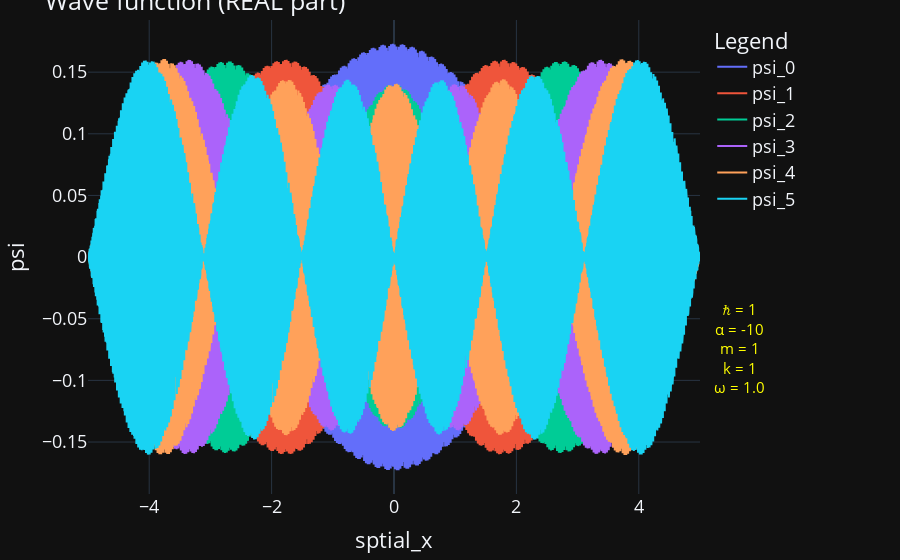

Write notebook code for a chart like this one.
### Code cell
#plot the wave function from the eigen function

fig = go.Figure()
for i in range(6):
    fig.add_trace(go.Scatter(x=x_grid,y = np.real(psi[:,i]), name=f"psi_{i}"))


fig.update_layout(
    title="Wave function (REAL part)",
    xaxis_title="sptial_x",
    yaxis_title="psi",
    legend_title="Legend",
    font=dict(
        size=18,
    )
)

fig.update_layout(margin=dict(l=20, r=200, t=20, b=20),)
fig.add_annotation(dict(font=dict(color='yellow',size=15),
    x=1.02, y=0.2, showarrow=False,
    text = f'ℏ = {h_bar}<br>α = {alpha}<br>m = {m}<br>k = {k}<br>ω = {omega}',
    textangle=0, xanchor='left', xref="paper", yref="paper"))

fig.update_layout(template='plotly_dark',showlegend=True)
fig.write_html("Non_hermition_REAL.html")
fig.show()

### Figure 1 — Plotly figure (JSON) as saved in the notebook; plotly's stock layout.template omitted (floating-point values rounded to 4 significant figures; data arrays with more than 128 entries replaced by an {"elided": "..."} marker saying what was removed)
{"data": [{"name": "psi_0", "type": "scatter", "x": {"elided": "5000 float values"}, "y": {"elided": "5000 float values"}}, {"name": "psi_1", "type": "scatter", "x": {"elided": "5000 float values"}, "y": {"elided": "5000 float values"}}, {"name": "psi_2", "type": "scatter", "x": {"elided": "5000 float values"}, "y": {"elided": "5000 float values"}}, {"name": "psi_3", "type": "scatter", "x": {"elided": "5000 float values"}, "y": {"elided": "5000 float values"}}, {"name": "psi_4", "type": "scatter", "x": {"elided": "5000 float values"}, "y": {"elided": "5000 float values"}}, {"name": "psi_5", "type": "scatter", "x": {"elided": "5000 float values"}, "y": {"elided": "5000 float values"}}], "layout": {"annotations": [{"font": {"color": "yellow", "size": 15}, "showarrow": false, "text": "ℏ = 1<br>α = -10<br>m = 1<br>k = 1<br>ω = 1.0", "textangle": 0, "x": 1.02, "xanchor": "left", "xref": "paper", "y": 0.2, "yref": "paper"}], "font": {"size": 18}, "legend": {"title": {"text": "Legend"}}, "margin": {"b": 20, "l": 20, "r": 200, "t": 20}, "showlegend": true, "title": {"text": "Wave function (REAL part)"}, "xaxis": {"title": {"text": "sptial_x"}}, "yaxis": {"title": {"text": "psi"}}}}
